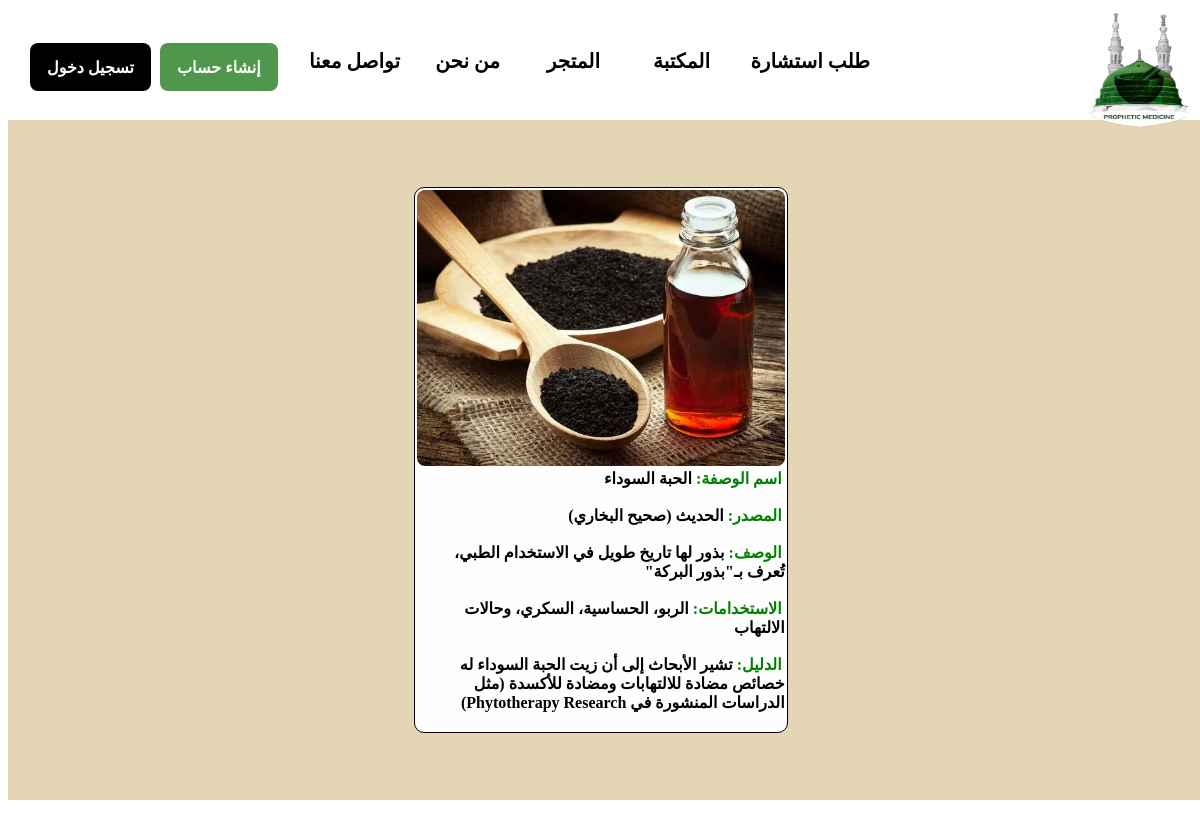
Page /pages/Medicine_Description.php?id=2 on the committed database.
### tables this page shows
CREATE TABLE `medicine` (
  `ID` int(11) NOT NULL,
  `TreatmentName` varchar(200) NOT NULL,
  `Source` varchar(100) NOT NULL,
  `Description` varchar(300) NOT NULL,
  `Uses` varchar(200) NOT NULL,
  `Evidence` varchar(300) NOT NULL,
  `Path` varchar(200) NOT NULL
);

### pages/Medicine_Description.php (the view, shortened to what this page needs)
<html dir="rtl">
  <head>
    <link rel="stylesheet" href="../css/style.css">
  </head>
  <body>
    <div class="homePage">
      <div class="nav">
        <div>
          <a href="Index.php" target="_self"><img class="logo" src="../imgs/logo.png" alt="Something Wrong!"/></a>
        </div>
        <div class="Medicine"><a href="Medicine.php">المكتبة</a></div>
        <div class="Shop"><a href="Shop.php">المتجر</a></div>
        <div class="About_Us"><a href="About_Us.php">من نحن</a></div>
        <div class="Contact_Us"><a href="Contact_Us.php">تواصل معنا</a></div>
        <?php
            if(!empty($_SESSION['Type'])){
		    ?>
              <div class="Consultation"><a href="Consultation.php">طلب استشارة</a></div>
					    <div class="logout">
            		<div class="sub_logout"><a class="link" href="logout.php">تسجيل خروج</a></div>
          		</div>
		    <?php
				    }
				    else{
		    ?>
              <div class="consultation"><a href="Create_Account.php">طلب استشارة</a></div>
              <div class="login">
                <div class="sub_login"><a class="link" href="Sign_in.php">تسجيل دخول</a></div>
              </div>
              <div class="create_account">
                <div class="sub_create_account"><a class="link" href="Create_Account.php">إنشاء حساب</a></div>
              </div>
		    <?php
					  }
		    ?>
      </div>
      <br><br><br><br>
    <section class="main">
      <div class="content">
        <?php
        	$id=$_GET['id'];
          $DB_Conn=mysqli_connect("localhost","root","","prophetic") or die(mysqli_error($DB_Conn));
          $Check_Medicine=mysqli_query($DB_Conn,"select * from medicine where ID=$id") or die(mysqli_error($DB_Conn));
          while($Result=mysqli_fetch_array($Check_Medicine))
          {
        ?>
            <div class="Medicine-Card">
              <div class="Medicine-Image">
        <?php
                echo"<img src='".$Result['Path']."'alt='No Image'>";
        ?>
              </div>
              <strong class="Medicine-Details">
        <?php
                echo "<span>".'اسم الوصفة:'."</span>".$Result['TreatmentName']."</br>"."</br>";
                echo "<span>".'المصدر:'."</span>".$Result['Source']."</br>"."</br>";
                echo "<span>".'الوصف:'."</span>".$Result['Description']."</br>"."</br>";
                echo "<span>".'الاستخدامات:'."</span>".$Result['Uses']."</br>"."</br>";
                echo "<span>".'الدليل:'."</span>".$Result['Evidence']."</br>"."</br>";
        ?>
              </strong>
            </div>
        <?php
          }
        ?>
      </div>
    </section>
  </body>
</html>

### css/style.css (style rules this page uses)
.homePage { width: 100%; height: 100%; position: absolute; background: rgb(255, 255, 255); }
.logo { width: 120px; height: 170px; right: 100px; top: -35px; }
.Nav { width: 100%; height: 112px; top:-30px; position: absolute; }
.Consultation { right: 330px; }
.Medicine { right: 490px; }
.Shop { right: 600px; }
.About_Us { right: 700px; }
.Contact_Us { right: 800px; }
.Consultation, .Medicine, .Shop, .About_Us, .Contact_Us { top: 70px; position: absolute; text-align: center; color: black; font-size: 20px; font-weight: 400; line-height: 26px; word-wrap: break-word; font-weight: bold; }
a { text-decoration: none; color: #000000; }
.link { text-decoration: none; color: #ffffff; }
.login { padding: 13.50px 17px 13.50px 17px; left: 30px; top: 65px; position: absolute; background: black; border-radius: 8px; overflow: hidden; justify-content: center; align-items: center; display: inline-flex; }
.sub_login { text-align: center; color: rgb(255, 255, 255); font-size: 16px; font-family: Inter; font-weight: 600; line-height: 20.80px; word-wrap: break-word; }
.Create_Account { padding: 13.50px 17px 13.50px 17px; left: 160px; top: 65px; position: absolute; background: #4f974d; border-radius: 8px; overflow: hidden; justify-content: center; align-items: center; display: inline-flex; }
.sub_create_account { text-align: center; color: white; font-size: 16px; font-family: Inter; font-weight: 600; line-height: 20.80px; word-wrap: break-word; }
.main { width: 99.9%; min-height: 85vh; display: flex; align-items: center; justify-content: center; background-color:#E4D5B5; margin-top: 40px; }
.content { display: flex; justify-content: center; flex-direction: row; flex-wrap: wrap; }
.Medicine-Card { background-color:rgb(254, 254, 254); border: 1px solid; height: auto; width: 23em; overflow: hidden; border-radius: 10px; margin: 20px; transition: 0.7s ease; padding: 2px; }
.Medicine-Image img { width: 100%; height: auto; border-radius: 8px; margin-bottom: 3px; }
.Medicine-Details { margin: 10px 0 10px; text-align: justify; text-justify: inter-word; }
.Medicine-Details span { text-align: justify; font-weight: bold; padding-right: 3px; color: green; }

### rows in the picture
medicine: Path (picture), TreatmentName "الحبة السوداء", Source "الحديث (صحيح البخاري)", Description "بذور لها تاريخ طويل في الاستخدام الطبي، تُعرف بـ\"بذور البركة\"", Uses "الربو، الحساسية، السكري، وحالات الالتهاب", Evidence "تشير الأبحاث إلى أن زيت الحبة السوداء له خصائص مضادة للالتهابات ومضادة للأكسدة (مثل الدراسات المنشورة في Phytotherapy Research)"
